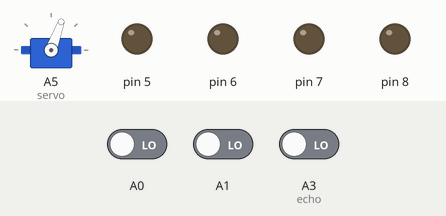
A sketch run on a simulated Arduino Uno, built with avr-gcc and run on an emulated ATmega328P. Parts: servo, output pins drawn as LEDs (lit = HIGH). Wiring (inferred from the names in the program): servo: signal A5. The inputs (shaded band) are chosen by the test bench; at power-on: A0 LOW, A1 LOW, A3 (echo) LOW. Servo pulses on a pin are drawn as a servo (544–2400 µs = 0–180°); pins used as bus, display or sensor lines are not drawn.

Above: at 5.2 s.
5.3 s: A0 driven HIGH
At 7.3 s:
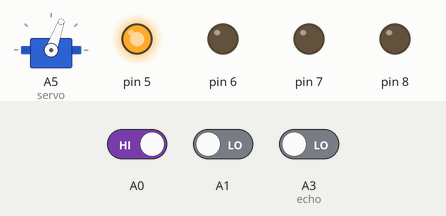
7.6 s: A1 driven HIGH
At 10.2 s:
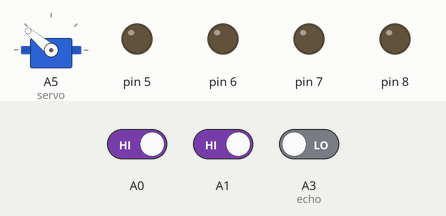
14.6 s: A0 driven LOW
18.8 s: A1 driven LOW
At 19.9 s:
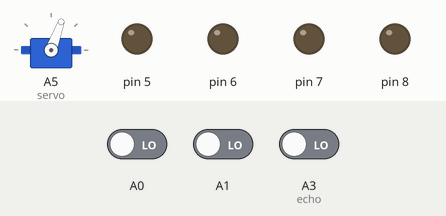
Timing chart, 0 to 21.8 s (numbered marks = the images above; inputs shaded):
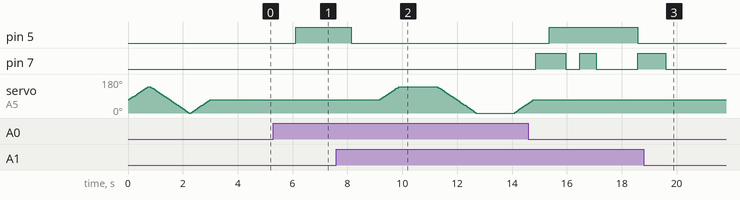

The sketch:

obstacle_avoidance_line_follower_bot_CODE.ino
```cpp
int trig = A2;
int echo = A3;
int servo = A5;

int rightDistance, leftDistance, frontDistance,leftSensor,rightSensor;

void setup()
{
    Serial.begin(9600);

    pinMode(5, OUTPUT);
    pinMode(6, OUTPUT);
    pinMode(7, OUTPUT);
    pinMode(8, OUTPUT);
    pinMode(A0, INPUT);
    pinMode(A1, INPUT);
    pinMode(trig, OUTPUT);
    pinMode(echo, INPUT);
    pinMode(servo, OUTPUT);

    for(int angle=70; angle<=140; angle = angle + 5)
    {
        servoFunction(servo,angle);
    }

    for(int angle=140; angle>=0; angle = angle - 5)
    {
        servoFunction(servo,angle);
    }

    for(int angle=0; angle<=70; angle = angle + 5)
    {
        servoFunction(servo,angle);
    }

    frontDistance = ultrasonicRead();
    delay(20);

}

void loop()
{
    frontDistance = ultrasonicRead();

    leftSensor = digitalRead(A0);
    rightSensor = digitalRead(A1);

    if(leftSensor == HIGH && rightSensor == HIGH)
    {
        if(frontDistance>=15)
        {
            moveForeward();
        }

        else
        {
            checkSide();
        }

    }

    else if(leftSensor == LOW && rightSensor == HIGH)
    {
        moveLeft();
    }

    else if(leftSensor == HIGH && rightSensor == LOW)
    {
        moveRight();
    }

    else if(leftSensor == LOW && rightSensor == LOW)
    {
        moveStop();
    }
}

void moveRight()
{
    digitalWrite(5, HIGH);
    digitalWrite(6, LOW);
    digitalWrite(7, LOW);
    digitalWrite(8, LOW);
}

void moveLeft()
{
    digitalWrite(5, LOW);
    digitalWrite(6, LOW);
    digitalWrite(7, HIGH);
    digitalWrite(8, LOW);
}

void moveForeward()
{
    digitalWrite(5, HIGH);
    digitalWrite(6, LOW);
    digitalWrite(7, HIGH);
    digitalWrite(8, LOW);
}

void moveBackward()
{
    digitalWrite(5, LOW);
    digitalWrite(6, HIGH);
    digitalWrite(7, LOW);
    digitalWrite(8, HIGH);
}

void moveStop()
{
    digitalWrite(5, LOW);
    digitalWrite(6, LOW);
    digitalWrite(7, LOW);
    digitalWrite(8, LOW);
}

void servoFunction(int servo, int angle)
{
    digitalWrite(servo, HIGH);
    delayMicroseconds((angle*11)+500);
    digitalWrite(servo, LOW);
    delay(50);
}

long ultrasonicRead()
{
    delay(10);
    digitalWrite(trig, LOW);
    delay(10);
    digitalWrite(trig, HIGH);
    delayMicroseconds(10);
    long time = pulseIn(echo, HIGH);
    long distance = time/29/2;
    return distance;
}

void checkSide()
{
    moveStop();
    delay(1000);

    for(int angle=70; angle<=140; angle+=5)
    {
        servoFunction(servo,angle);
    }
    delay(300);
    rightDistance = ultrasonicRead();

    for(int angle=140; angle>=0; angle = angle - 5)
    {
        servoFunction(servo,angle);
    }
    delay(300);
    leftDistance = ultrasonicRead();

    for(int angle=0; angle<=70; angle = angle + 5)
    {
        servoFunction(servo,angle);
    }
    delay(50);

     if(rightDistance>leftDistance)
    {
        moveRight();
        delay(500);
        moveForeward();
        delay(600);
        moveLeft();
        delay(500);
        moveForeward();
        delay(600);
        moveLeft();
        delay(500);
    }

    else
    {
        moveLeft();
        delay(500);
        moveForeward();
        delay(600);
        moveRight();
        delay(500);
        moveForeward();
        delay(600);
        moveRight();
        delay(500);
    }
}
```

Measured:
- after the input at 5.3 s, pin 5: LOW → HIGH after 0.81 s
- after the input at 7.6 s, pin 5: HIGH → LOW after 0.55 s
- after the input at 18.8 s, pin 7: HIGH → LOW after 0.80 s
